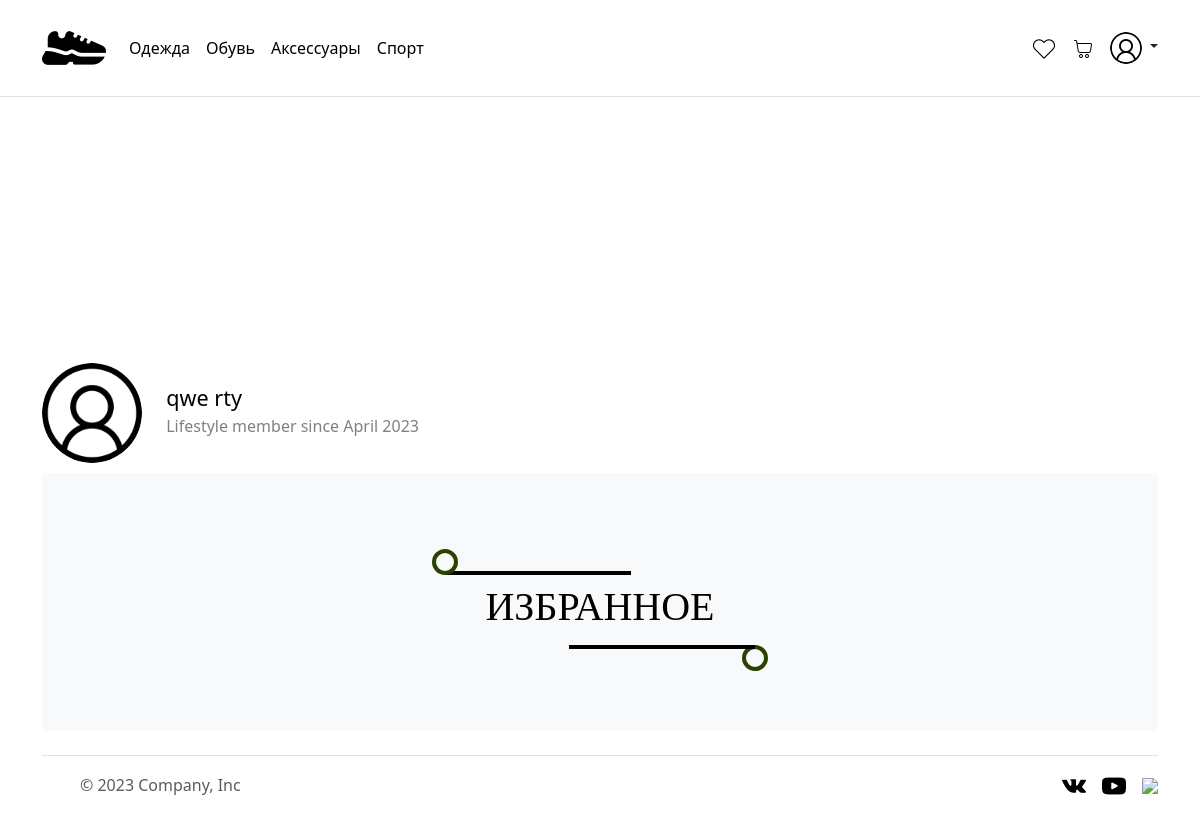
The app's page /profile (signed in), older data.
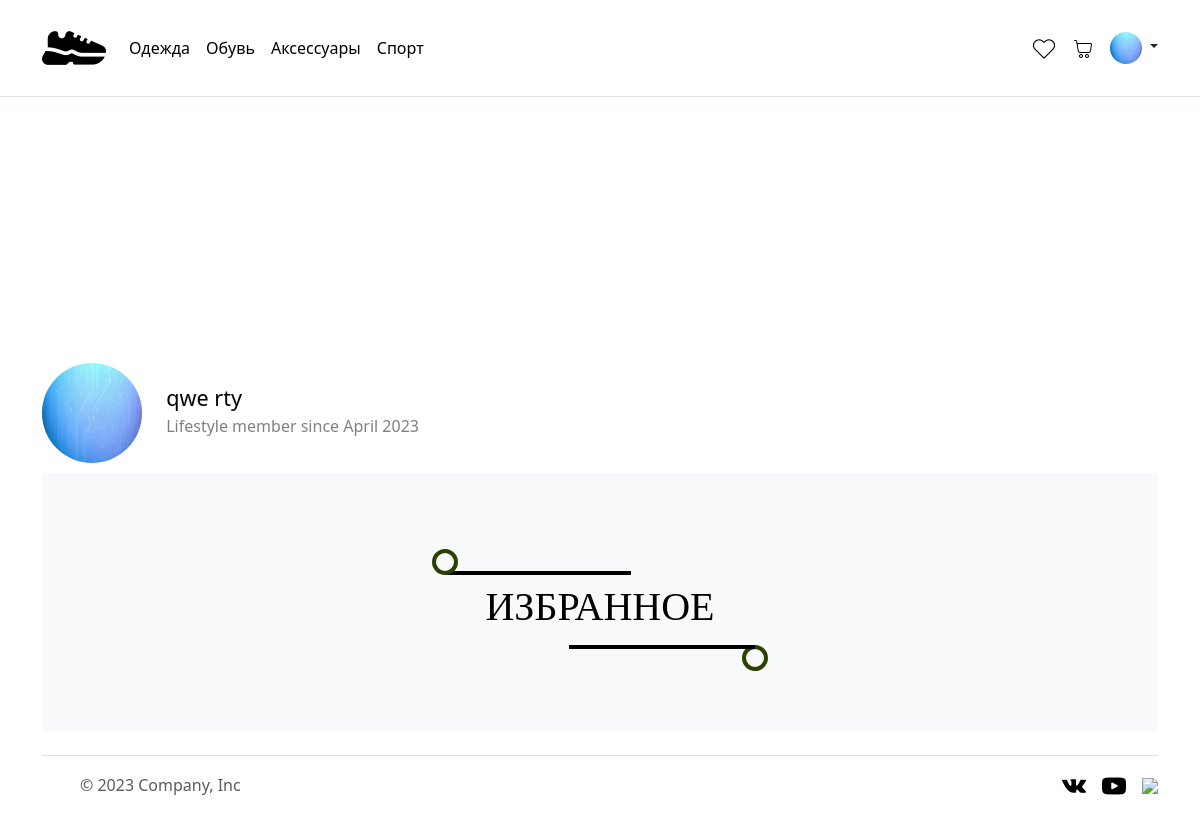
The same page, newer data.
### data/users.py (models this page shows, shortened)
class User(SqlAlchemyBase, UserMixin):
    __tablename__ = 'users'
    id = sqlalchemy.Column(sqlalchemy.Integer,
                           primary_key=True, autoincrement=True)
    name = sqlalchemy.Column(sqlalchemy.String, nullable=True)
    surname = sqlalchemy.Column(sqlalchemy.String, nullable=True)
    email = sqlalchemy.Column(sqlalchemy.String,
                              index=True, unique=True, nullable=True)
    avatar = sqlalchemy.Column(sqlalchemy.String, nullable=True, default='/img/user-photos/user_0.png')
    hashed_password = sqlalchemy.Column(sqlalchemy.String, nullable=True)
    created_date = sqlalchemy.Column(sqlalchemy.DateTime,
                                     default=datetime.datetime.now)

### server.py (the view)
@app.route('/profile')
def profile():
    if request.method == "GET":
        db_sess = db_session.create_session()
        user = db_sess.query(User).filter(User.id == current_user.id)[0]
        favourite = list(db_sess.query(Favourite).filter(Favourite.by_who == current_user.id))[-3:][::-1]
        date = user.created_date.strftime("%B %Y")
        db_sess.close()
    return render_template('profile.html',
                           title='Профиль',
                           user=user,
                           favourite=favourite, date=date
                           )

### data/db_session.py (called while the page is built)
def create_session() -> Session:
    global __factory
    return __factory()

### server.py (called while the page is built)
@login_manager.user_loader
def load_user(user_id):
    db_sess = db_session.create_session()
    return db_sess.query(User).get(user_id)

### templates/profile.html (shortened to what this page needs)
{% extends "base.html" %}
{% block user_info %}
    <img src="{{ url_for('static', filename=user.avatar) }}" alt="mdo" width="32" height="32" class="rounded-circle">
{% endblock %}
{% block content %}
    <div class="user-info-block">
        <div class="userava">
            <img src="{{ url_for('static', filename=user.avatar) }}" alt="mdo" width="100" height="100" class="rounded-circle">
        </div>
        <div class="user-info-text">
            <a class="user-name-text">{{ user.name }} {{ user.surname }}</a><br>
            <a class="user-date-text">Lifestyle member since {{ date }}</a>
        </div>
    </div>
    <div class="favourite-in-profile">
        <div class="album py-5 bg-body-tertiary">
            <div class="six"><h1><span><a class="fav-in-profile-text" href="/favourite">ИЗБРАННОЕ</a></span></h1></div>
          </div>
        </div>
{% endblock %}

Row changes from the older to the newer data that the page shows:
changed User "qwe": avatar: a different picture
